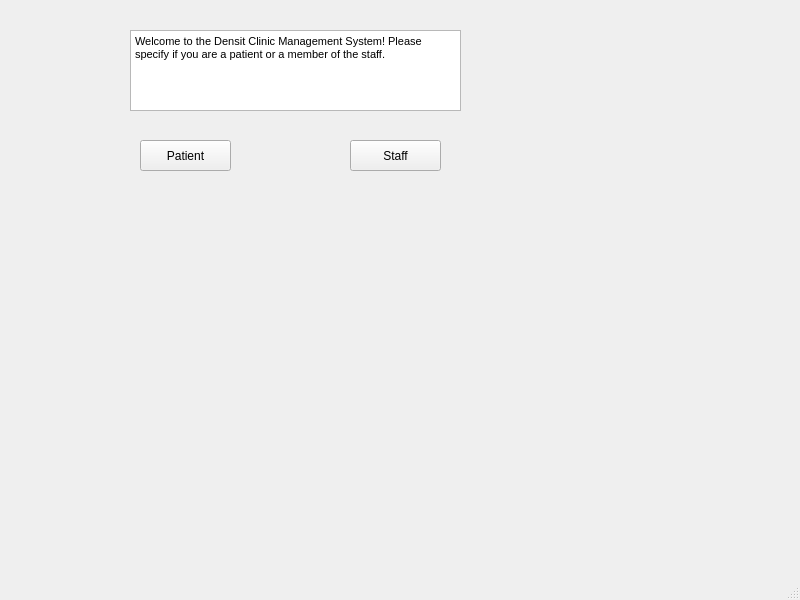
<?xml version="1.0" encoding="UTF-8"?>
<ui version="4.0">
 <class>MainWindow</class>
 <widget class="QMainWindow" name="MainWindow">
  <property name="geometry">
   <rect>
    <x>0</x>
    <y>0</y>
    <width>800</width>
    <height>600</height>
   </rect>
  </property>
  <property name="windowTitle">
   <string>MainWindow</string>
  </property>
  <widget class="QWidget" name="centralwidget">
   <widget class="QTextBrowser" name="textBrowser">
    <property name="geometry">
     <rect>
      <x>130</x>
      <y>30</y>
      <width>331</width>
      <height>81</height>
     </rect>
    </property>
    <property name="html">
     <string>&lt;!DOCTYPE HTML PUBLIC &quot;-//W3C//DTD HTML 4.0//EN&quot; &quot;http://www.w3.org/TR/REC-html40/strict.dtd&quot;&gt;
&lt;html&gt;&lt;head&gt;&lt;meta name=&quot;qrichtext&quot; content=&quot;1&quot; /&gt;&lt;style type=&quot;text/css&quot;&gt;
p, li { white-space: pre-wrap; }
&lt;/style&gt;&lt;/head&gt;&lt;body style=&quot; font-family:'MS Shell Dlg 2'; font-size:8pt; font-weight:400; font-style:normal;&quot;&gt;
&lt;p style=&quot; margin-top:0px; margin-bottom:0px; margin-left:0px; margin-right:0px; -qt-block-indent:0; text-indent:0px;&quot;&gt;Welcome to the Densit Clinic Management System! Please specify if you are a patient or a member of the staff.&lt;/p&gt;&lt;/body&gt;&lt;/html&gt;</string>
    </property>
   </widget>
   <widget class="QPushButton" name="loginPatientButton">
    <property name="geometry">
     <rect>
      <x>140</x>
      <y>140</y>
      <width>91</width>
      <height>31</height>
     </rect>
    </property>
    <property name="text">
     <string>Patient</string>
    </property>
   </widget>
   <widget class="QPushButton" name="loginStaffButton">
    <property name="geometry">
     <rect>
      <x>350</x>
      <y>140</y>
      <width>91</width>
      <height>31</height>
     </rect>
    </property>
    <property name="text">
     <string>Staff</string>
    </property>
   </widget>
  </widget>
  <widget class="QMenuBar" name="menubar">
   <property name="geometry">
    <rect>
     <x>0</x>
     <y>0</y>
     <width>800</width>
     <height>18</height>
    </rect>
   </property>
  </widget>
  <widget class="QStatusBar" name="statusbar"/>
 </widget>
 <resources/>
 <connections/>
</ui>
